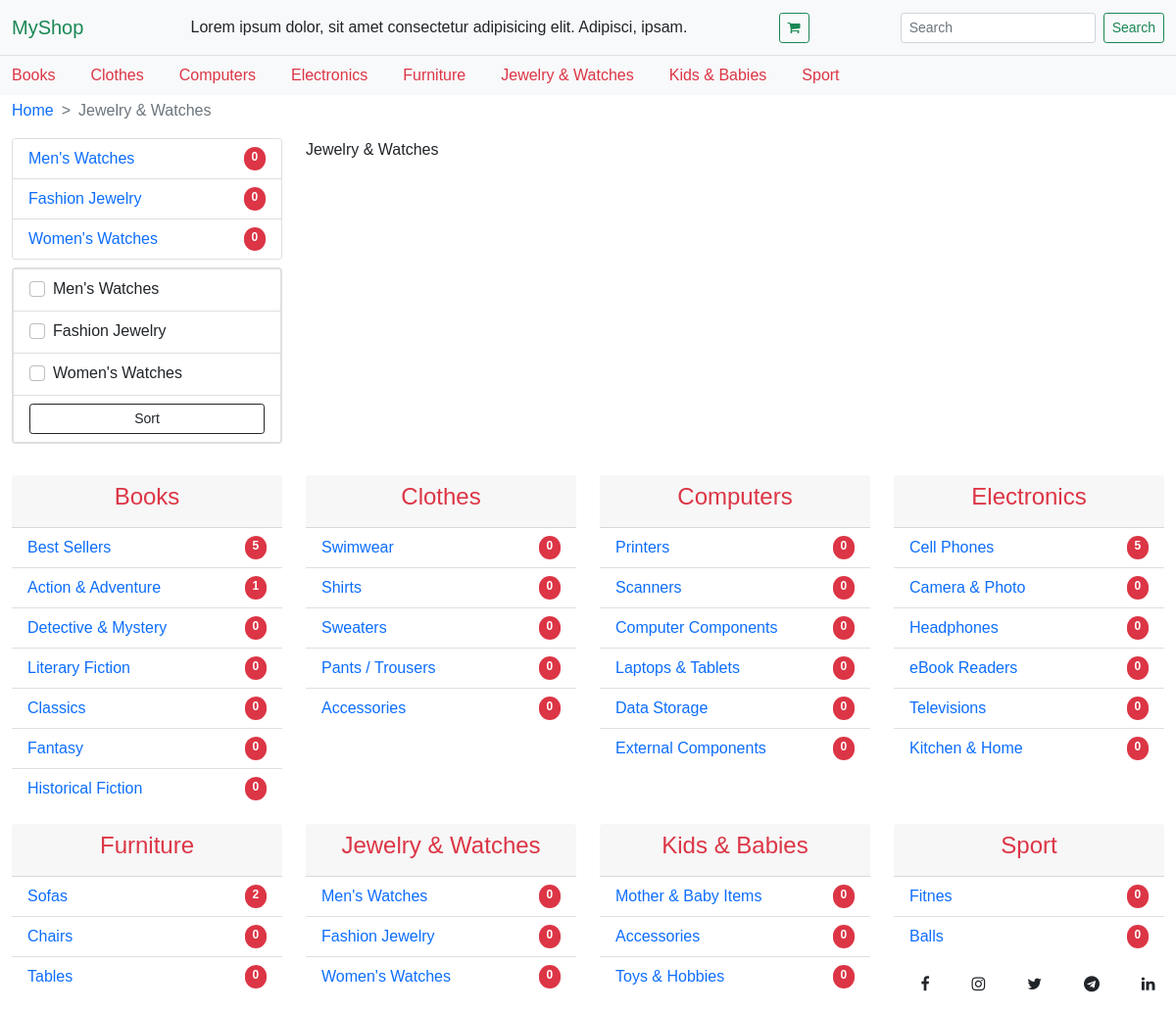
The page /jewelry-watches on the database its author committed.
### shop/models.py (models this page shows, shortened)
class Category(models.Model):
    name = models.CharField(max_length=40)
    slug = models.SlugField(max_length=100,unique=True)
    class Meta:
        ordering = ('name',)
        verbose_name = 'category'
        verbose_name_plural = 'categories'
    def __str__(self):
        return self.name
    def get_absolute_url(self):
        return reverse('category', kwargs={'slug': self.slug})

class SubCategory(models.Model):
    category = models.ForeignKey(Category,related_name='sub_category',on_delete=models.CASCADE)
    name = models.CharField(max_length=40)
    slug = models.SlugField(max_length=100,unique=True)
    class Meta:
        ordering = ('category',)
        verbose_name = 'SubCategory'
        verbose_name_plural = 'SubCategories'
    def get_absolute_url(self):
        return reverse('subcategory', kwargs={'slug':self.category.slug,'subslug': self.slug})

### shop/views.py (the view)
# urls.py: path('<slug:slug>',views.category,name='category'),
def category(request,slug):
    categories = Category.objects.all()
    category = Category.objects.get(slug = slug)
    subcategory = SubCategory.objects.filter(category = category)
    if request.method == 'POST':
        slugs = request.POST.getlist('slugs')
        products = Product.objects.filter(category__in = slugs)
    else:
        products = Product.objects.filter(category__in = subcategory.values_list('id',flat=True))
    page = request.GET.get('page',1)
    paginator = Paginator(products, 12)
    try:
        products = paginator.page(page)
    except PageNotAnInteger:
        products = paginator.page(1)
    except EmptyPage:
        products = paginator.page(paginator.num_pages)
    ctx= {
        'categories':categories,
        'products':products,
        'subcategory':subcategory,
        'category':category,
    }
    return render(request, 'shop/category.html',ctx)

### shop/templates/shop/category.html (shortened to what this page needs)
{% extends 'base.html' %}
{% block breadcrumb %}
<nav style="--bs-breadcrumb-divider: '>';" aria-label="breadcrumb">
    <ol class="breadcrumb">
        <li class="breadcrumb-item">
            <a href="{% url 'home' %}">Home</a>
        </li>
        <li class="breadcrumb-item active" aria-current="page">{{category}}</li>
    </ol>
</nav>
{% endblock breadcrumb %}
{% block main %}
<div class="container-fluid mt-3">
    <div class="row">
        <div class="col-lg-3 col-sm-12">
            <div class="card">
                <ul class="list-group list-group-flush">
                    {% for sub in subcategory %}
                    <li class="list-group-item">
                        <a class="text-decoration-none d-flex justify-content-between" href="{{sub.get_absolute_url}}">
                            {{sub.name}}
                            <span class="badge bg-danger  rounded-pill">{{ sub.products.all.count }}</span>
                        </a>
                    </li>
                    {% endfor %}
                </ul>
            </div>
            <div class="card mt-2">
                <ul class="list-group list-group-flush">
                    <form action="" method="POST">
                        {% for sub in subcategory %}
                        <li class="list-group-item">
                            <div class="form-check">
                                <input class="form-check-input" type="checkbox" name='slugs' value="{{ sub.id }}"
                                    id="flexCheckDefault">
                                <label class="form-check-label" for="flexCheckDefault">
                                    {{sub.name}}
                                </label>
                            </div>
                        </li>
                        {% endfor %}
                        <li class="list-group-item">
                            <input class="w-100 btn btn-outline-dark btn-sm" type="submit" value="Sort">
                        </li>
                    </form>
                </ul>
            </div>
        </div>
        <div class="col-lg-9 col-sm-12">
            <div class="row">
                <p class="m-0">{{category.name}}</p>
            </div>
        </div>
    </div>
</div>
{% endblock %}

### shop/templates/base.html (shortened to what this page needs)
{% load static %}
<!doctype html>
<html lang="en">
  <head>
    <link href="https://cdn.jsdelivr.net/npm/bootstrap@5.0.0-beta1/dist/css/bootstrap.min.css" rel="stylesheet">
    <link rel="stylesheet" href="https://maxcdn.bootstrapcdn.com/font-awesome/4.7.0/css/font-awesome.min.css">
    <link rel="stylesheet" href="{% static 'css/base.css' %}">
  </head>
  <body>
    <nav class="navbar navbar-light bg-light border-bottom">
      <div class="container-fluid">
        <a class="navbar-brand text-success" href="{% url 'home' %}">MyShop</a>
        <div class="d-lg-block d-none">
          Lorem ipsum dolor, sit amet consectetur adipisicing elit. Adipisci, ipsam.
        </div>
        <a href="{% url 'cart_detail' %}">
          <button class="btn btn-sm btn-outline-success" type="submit"><i class="fa fa-shopping-cart"></i></button>
        </a>
        <form class="d-flex">
          <input class="form-control form-control-sm me-2" type="search" placeholder="Search" aria-label="Search">
          <button class="btn btn-sm btn-outline-success" type="submit">Search</button>
        </form>
      </div>
    </nav>
      <nav class="navbar navbar-expand-lg navbar-light bg-light">
        <div class="container-fluid">
          <div class="collapse navbar-collapse" id="navbarTogglerDemo02">
            <ul class="navbar-nav me-auto mb-2 mb-lg-0">
              {% for category in categories %}
                <li class="nav-item">
                  <a class="nav-link active py-lg-0 text-danger" aria-current="page" href="{{ category.get_absolute_url }}">{{ category }}</a>
                </li>
              {% endfor %}
            </ul>
          </div>
        </div>
      </nav>
      <div class="container-fluid mt-1">
        {% block breadcrumb %}
        {% endblock %}
      </div>
      {% block main %}
      {% endblock  %}
      <div class="container-fluid">
        <div class="row my-lg-3">
          {% for category in categories %}
              {% if category.sub_category.all %}
              <div class="col-lg-3 col-sm-12 mt-3">
                  <div class="card h-100 border-0">
                      <div class="card-header">
                        <h4 class="text-center"><a class="text-decoration-none text-danger" href="{{ category.get_absolute_url }}">{{ category }}</a></h4>
                      </div>
                      <ul class="list-group list-group-flush">
                          {% for sub in category.sub_category.all %}
                              <li class="list-group-item">
                                      <a class="text-decoration-none d-flex justify-content-between" href="{{sub.get_absolute_url}}">
                                          {{sub.name}}
                                          <span class="badge bg-danger  rounded-pill">{{ sub.products.all.count }}</span>
                                      </a>
                              </li>
                          {% endfor %}
                      </ul>
                    </div>
              </div>
              {% endif %}
          {% endfor %}
      </div>
      <div class="row pb-3 fixed-bottom">
          <div class="col-lg-3 col-sm-12 mt-3">
          </div>
          <div class="col-lg-6 col-sm-12 mt-3">
          </div>
          <div class="col-lg-3 col-sm-12 mt-3 d-flex justify-content-around">
              <a href="#"><i class="fa fa-facebook text-dark"></i></a>
              <a href="#"><i class="fa fa-instagram text-dark"></i></a>
              <a href="#"><i class="fa fa-twitter text-dark"></i></a>
              <a href="#"><i class="fa fa-telegram text-dark"></i></a>
              <a href="#"><i class="fa fa-linkedin text-dark"></i></a>
          </div>
      </div>
      </div>
  </body>
</html>

### shop/static/css/base.css (style rules this page uses)
body { font-family: sans-serif; }
.navbar-nav .nav-item > .nav-link { margin: 0 10px; }
.navbar-nav .nav-item:first-child .nav-link { padding-left: 0; margin-left: 0; }
.breadcrumb .breadcrumb-item a { text-decoration: none; }

### rows shown on the page
Category: name "Books"
Category: name "Clothes"
Category: name "Computers"
Category: name "Electronics"
Category: name "Furniture"
Category: name "Jewelry & Watches"
Category: name "Kids & Babies"
Category: name "Sport"
SubCategory: name "Men's Watches", products.all.count "0"
SubCategory: name "Fashion Jewelry", products.all.count "0"
SubCategory: name "Women's Watches", products.all.count "0"
SubCategory: name "Best Sellers", products.all.count "5"
SubCategory: name "Action & Adventure", products.all.count "1"
SubCategory: name "Detective & Mystery", products.all.count "0"
SubCategory: name "Literary Fiction", products.all.count "0"
SubCategory: name "Classics", products.all.count "0"
SubCategory: name "Fantasy", products.all.count "0"
SubCategory: name "Historical Fiction", products.all.count "0"
SubCategory: name "Swimwear", products.all.count "0"
SubCategory: name "Shirts", products.all.count "0"
SubCategory: name "Sweaters", products.all.count "0"
SubCategory: name "Pants / Trousers", products.all.count "0"
SubCategory: name "Accessories", products.all.count "0"
SubCategory: name "Printers", products.all.count "0"
SubCategory: name "Scanners", products.all.count "0"
SubCategory: name "Computer Components", products.all.count "0"
SubCategory: name "Laptops & Tablets", products.all.count "0"
SubCategory: name "Data Storage", products.all.count "0"
SubCategory: name "External Components", products.all.count "0"
SubCategory: name "Cell Phones", products.all.count "5"
SubCategory: name "Camera & Photo", products.all.count "0"
SubCategory: name "Headphones", products.all.count "0"
SubCategory: name "eBook Readers", products.all.count "0"
SubCategory: name "Televisions", products.all.count "0"
SubCategory: name "Kitchen & Home", products.all.count "0"
SubCategory: name "Sofas", products.all.count "2"
SubCategory: name "Chairs", products.all.count "0"
SubCategory: name "Tables", products.all.count "0"
SubCategory: name "Mother & Baby Items", products.all.count "0"
SubCategory: name "Accessories", products.all.count "0"
SubCategory: name "Toys & Hobbies", products.all.count "0"
SubCategory: name "Fitnes", products.all.count "0"
SubCategory: name "Balls", products.all.count "0"
